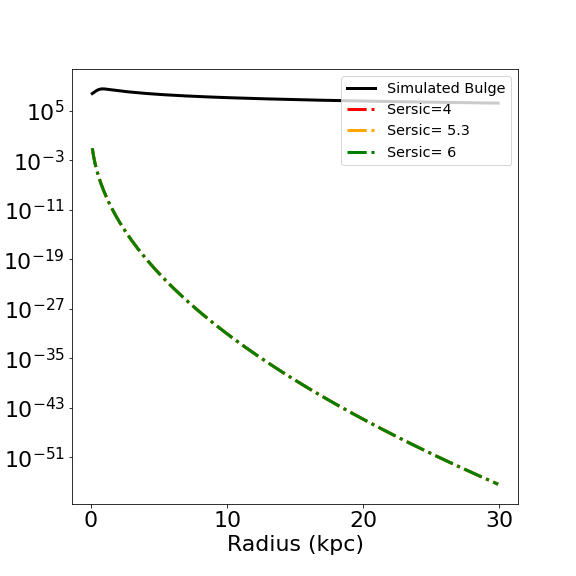

The script that saved this image:
"""
Lab 6 
Muzoun Alzaabi
ASTR 400B

"""

# In Class Lab 6
# Surface Brightness Profiles




# Load Modules
import numpy as np
import astropy.units as u

# import plotting modules
import matplotlib.pyplot as plt
import matplotlib
#get_ipython().run_line_magic('matplotlib', 'inline')

# my modules
from ReadFile import Read
from CenterOfMass import CenterOfMass
from MassProfile import MassProfile
from GalaxyMass import ComponentMass


# # Lab 6: Sersic Profiles
# 
# In this lab we will use Homework 5 solutions to compute the mass profile of the Milky Way's bulge. 
# We will turn the mass profile into a density profile and see if we can fit it reasonably well 
# with a sersic profile. 

# # Part A : 
# 
# Create a function called `sersicE` that returns the Sersic Profile in terms of the effective radius $R_e$ (i.e. the half light radius).
# 
# $I(r) = I_e exp^{-7.67 ( (r/R_e)^{1/n} - 1)}$
# 
# Where 
# 
# $ L = 7.2 I_e \pi R_e^2$
# 
# and  $R_e$ is the half light radius.  We will assume a mass to light ratio for the stellar bulge of 1, so this is also the half mass radius.
# 
# The function should take as input: the radius, $R_e$, $n$ and the total stellar mass of the system.
# 
def sersicE(r , re , n , mtot ) :
    """
    

    finction that compute the sersic profie for an elliptical galxy 
    assuming M/L ~ 1 
    ----------
    INPUTS : 
    r : float 
        distance from the center of the galaxy (kpc) 
    re : float 
        effictive radius (2D-radius) contain 1/2 the light in [kpc]
    n : float
        sersic index
    mtot : float
        the total stellar mass in Msun
        
    OUTPUTS : 

    Returns 
    I : array of floats 
    the surface btigtness profile of the elliptical Lsun/kpc^2
    -------
    None.

    """
    #Assumming Mlight = 1 
    lum = mtot 
    Ie = lum/7.2/np.pi/re**2 #Effictive surface brigtness 
    
    
    a=(r/re)**(1/2)
    b=-7.67*(a-1)
    I= Ie*np.exp(b)
    
    return I 




  


# # Part B
# 
# a) Create an instance of the MassProfile Class for M31. Store it as a variable `M31`. 
# 
M31 = MassProfile('M31',0 )




# b) Create an array of radii from 0.1 kpc to 30 kpc in increments of 0.1
# 
r = np.arange(0.1,30,0.1)



# c) Define a new array called `bulge_mass`, that uses the function `MassEnclosed` within MassProfile to compute the mass profile of the bulge.  Get rid of astropy units in `bulge_mass` by adding `.value` 
# 
bulge_mass = M31.massEnclosed(3,r).value




# d) Compute the surface mass density profile for the simulated bulge and store it as an array called `bulge_I`. Assuming M/L ~ 1 this is also the surface brightness profile in Lsun/kpc^2

bulge_I = bulge_mass/4/np.pi/r**2




# # Part C
# 
# Compute $R_e$, the half mass radius, for the bulge

#total mass of bulge
bulge_total = ComponentMass("M31_000.txt",3)
print (f"{bulge_total:.2e}")

#half

b_half=bulge_total/2
print(b_half)

#where the bulge mass > 1/2 total mass
index=np.where(bulge_mass>b_half)
print(bulge_mass[index][0])

re_bulge=r[index][0]
print(re_bulge)

# # Part D
# 
# a) Plot the surface density profile of the simulated bulge
# 
# b) Plot the Sersic profile, assuming a de Vaucouleurs Profile.
# 
# c) If the profiles don't match, try changing either $R_e$ or $n$

# In[ ]:


# Plot the Bulge density profile vs 
# the Sersic profile
####################################


fig = plt.figure(figsize=(8,8))
ax = plt.subplot(111)


# plot the bulge mass density as a proxy for surface brighntess
plt.semilogy(r,bulge_I, color='black',linewidth=3, label='Simulated Bulge')

# YOU ADD HERE: Sersic fit to the surface brightness Sersic fit
# Sersic 
plt.semilogy(r,sersicE(r,re_bulge, 4, bulge_total), color='red',linestyle="-." ,linewidth=3, label='Sersic=4')
plt.semilogy(r,sersicE(r,re_bulge, 5.3 , bulge_total), color='orange',linestyle="-." ,linewidth=3, label='Sersic= 5.3')
plt.semilogy(r,sersicE(r,re_bulge, 6 , bulge_total), color='green',linestyle="-." ,linewidth=3, label='Sersic= 6')




#adjust tick label font size
label_size = 22
matplotlib.rcParams['xtick.labelsize'] = label_size 
matplotlib.rcParams['ytick.labelsize'] = label_size


# Add axis labels
plt.xlabel('Radius (kpc)', fontsize=22)
plt.ylabel('Log(I)  $L_\odot/kpc^2$', fontsize=22)



# add a legend with some customizations.
legend = ax.legend(loc='upper right',fontsize='x-large')


plt.savefig('Lab6.png')






